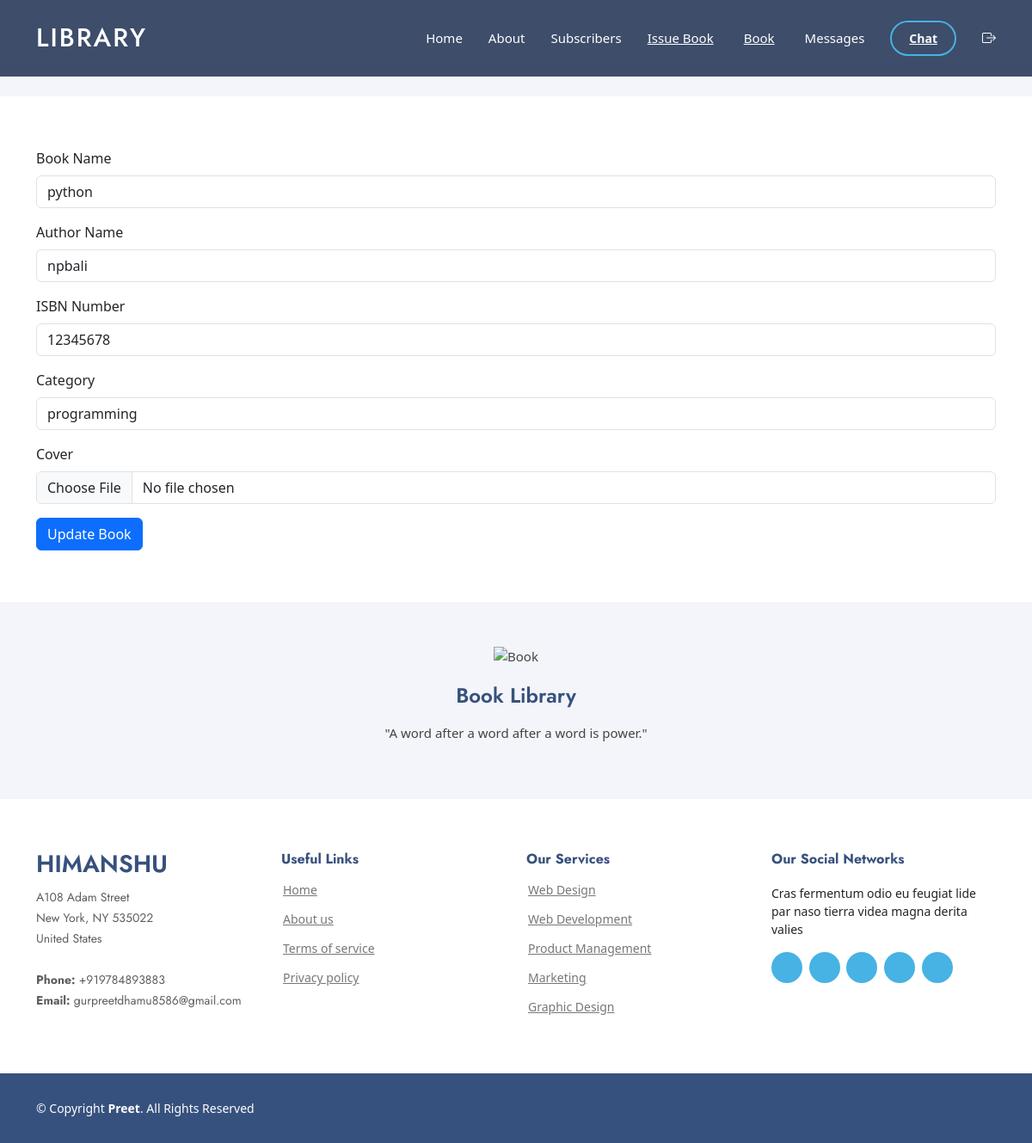
Page /edit_book/edit_book1/12345678/ (signed in) on the committed database.
### accounts/models.py (models this page shows, shortened)
class Book(models.Model):
    name = models.CharField(max_length=200)
    author = models.CharField(max_length=200)
    isbn = models.PositiveIntegerField()
    category = models.CharField(max_length=50)
    cover = models.ImageField(upload_to='', null=True, blank=True)
    status =models.CharField(max_length=10,default='N')

### accounts/views.py (the view, shortened to what this page needs)
# urls.py: path('edit_book/edit_book1/<isbn>/',edit_book1,name="edit_book1"),
@login_required
def edit_book1(request,isbn):
    book=Book.objects.filter(isbn=isbn).first()
    return render(request,'edit_book1.html',{'books':book})

### accounts/templates/edit_book1.html (shortened to what this page needs)
{% extends "home.html" %}
{% block content %}
<form method="post" enctype="multipart/form-data">
    <div class="mb-3">
      <label for="bookname" class="form-label">Book Name</label>
      <input type="text" class="form-control" id="bookname" name="bookname" value="{{books.name}}">
    </div>
    <div class="mb-3">
        <label for="authorname" class="form-label">Author Name</label>
        <input type="text" class="form-control" id="authorname" name="authorname" value="{{books.author}}">
    </div>
    <div class="mb-3">
        <label for="isbnnumber" class="form-label">ISBN Number</label>
        <input type="number" class="form-control" id="isbnnumber" name="isbnnumber" value="{{books.isbn}}">
    </div>
    <div class="mb-3">
        <label for="category" class="form-label">Category</label>
        <input type="text" class="form-control" id="category" name="category" value="{{books.category}}">
    </div>
    <div class="mb-3">
      <label for="category" class="form-label">Cover</label>
      <input type="file" class="form-control" id="cover" name="cover">
  </div>
  <button pe="submit" class="btn btn-primary">Update Book</button>
</form>
{% endblock %}

### accounts/templates/home.html (shortened to what this page needs)
<!DOCTYPE html>
<html lang="en">
{% load static%}
<head>
   <link href="{% static 'assets/css/style.css'%}" rel="stylesheet">
   <link href="https://cdn.jsdelivr.net/npm/bootstrap@5.3.0-alpha2/dist/css/bootstrap.min.css" rel="stylesheet">
</head>
<body>
  <header id="header" class="fixed-top header-inner-pages">
    <div class="container d-flex align-items-center">
      <h1 class="logo me-auto" ><a href="index.html" style="text-decoration: none;">LIBRARY</a></h1>
      <nav id="navbar" class="navbar">
        <ul style="margin-left: 248px;">
          <li><a class="nav-link scrollto " href="/home">Home</a></li>
          <li><a class="nav-link scrollto" href="#footer">About</a></li>
          <li><a class="nav-link scrollto" href="/view_subscribers">Subscribers</a></li>
          <li class="dropdown"><a href="#"><span>Issue Book</span> </a>
          </li>
          <li class="dropdown"><a href="#"><span>Book</span> </a>
          </li>
          <li><a class="nav-link scrollto" href="/UListChat">Messages</a></li>
          <li><a class="getstarted scrollto" href="/UCreateChat">Chat</a></li>
          <a href="/logout">
            </a>
        </ul>
      </nav>
    </div>
  </header>
  <main id="main">
    <section id="breadcrumbs" class="breadcrumbs">
    </section>
    <section class="inner-page">
      <div class="container">
        {% block content %}
        {% endblock %}
      </div>
    </section>
  </main>
  <footer id="footer">
    <div class="footer-newsletter">
      <div class="container">
        <div class="row justify-content-center">
          <div class="col-lg-6">
            <img width="120" src="https://encrypted-tbn0.gstatic.com/images?q=tbn:ANd9GcRhct9ZGpOhO9eT4OeiCWgqTVxQbFg-obj3_w&usqp=CAU" alt="Book">
            <br><br>
            <h4>Book Library</h4>
            <p>"A word after a word after a word is power."</p>
          </div>
        </div>
      </div>
    </div>
    <div class="footer-top">
      <div class="container">
        <div class="row">
          <div class="col-lg-3 col-md-6 footer-contact">
            <h3>{{request.user.username}}</h3>
            <p>
              A108 Adam Street <br>
              New York, NY 535022<br>
              United States <br><br>
              <strong>Phone:</strong> +919784893883<br>
              <strong>Email:</strong> gurpreetdhamu8586@gmail.com<br>
            </p>
          </div>
          <div class="col-lg-3 col-md-6 footer-links">
            <h4>Useful Links</h4>
            <ul>
              <li> <a href="#">Home</a></li>
              <li> <a href="#">About us</a></li>
              <li> <a href="#">Terms of service</a></li>
              <li> <a href="#">Privacy policy</a></li>
            </ul>
          </div>
          <div class="col-lg-3 col-md-6 footer-links">
            <h4>Our Services</h4>
            <ul>
              <li> <a href="#">Web Design</a></li>
              <li> <a href="#">Web Development</a></li>
              <li> <a href="#">Product Management</a></li>
              <li> <a href="#">Marketing</a></li>
              <li> <a href="#">Graphic Design</a></li>
            </ul>
          </div>
          <div class="col-lg-3 col-md-6 footer-links">
            <h4>Our Social Networks</h4>
            <p>Cras fermentum odio eu feugiat lide par naso tierra videa magna derita valies</p>
            <div class="social-links mt-3">
              <a href="#" class="twitter"></a>
              <a href="#" class="facebook"></a>
              <a href="#" class="instagram"></a>
              <a href="#" class="google-plus"></a>
              <a href="#" class="linkedin"></a>
            </div>
          </div>
        </div>
      </div>
    </div>
    <div class="container footer-bottom clearfix">
      <div class="copyright">
        &copy; Copyright <strong><span>Preet</span></strong>. All Rights Reserved
      </div>
    </div>
  </footer>
</body>
</html>

### accounts/static/assets/css/style.css (style rules this page uses)
body { font-family: "Open Sans", sans-serif; color: #444444; }
a { color: #47b2e4; text-decoration: none; }
h1, h2, h3, h4, h5, h6 { font-family: "Jost", sans-serif; }
#header { transition: all 0.5s; z-index: 997; padding: 15px 0; }
#header.header-scrolled, #header.header-inner-pages { background: rgba(40, 58, 90, 0.9); }
#header .logo { font-size: 30px; margin: 0; padding: 0; line-height: 1; font-weight: 500; letter-spacing: 2px; text-transform: uppercase; }
#header .logo a { color: #fff; }
.navbar { padding: 0; }
.navbar ul { margin: 0; padding: 0; display: flex; list-style: none; align-items: center; }
.navbar li { position: relative; }
.navbar a, .navbar a:focus { display: flex; align-items: center; justify-content: space-between; padding: 10px 0 10px 30px; font-size: 15px; font-weight: 500; color: #fff; white-space: nowrap; transition: 0.3s; }
.navbar .getstarted, .navbar .getstarted:focus { padding: 8px 20px; margin-left: 30px; border-radius: 50px; color: #fff; font-size: 14px; border: 2px solid #47b2e4; font-weight: 600; }
section { padding: 60px 0; overflow: hidden; }
.breadcrumbs { padding: 15px 0; background: #f3f5fa; min-height: 40px; margin-top: 72px; }
#footer { font-size: 14px; background: #37517e; }
#footer .footer-newsletter { padding: 50px 0; background: #f3f5fa; text-align: center; font-size: 15px; color: #444444; }
#footer .footer-newsletter h4 { font-size: 24px; margin: 0 0 20px 0; padding: 0; line-height: 1; font-weight: 600; color: #37517e; }
#footer .footer-top { padding: 60px 0 30px 0; background: #fff; }
#footer .footer-top .footer-contact { margin-bottom: 30px; }
#footer .footer-top .footer-contact h3 { font-size: 28px; margin: 0 0 10px 0; padding: 2px 0 2px 0; line-height: 1; text-transform: uppercase; font-weight: 600; color: #37517e; }
#footer .footer-top .footer-contact p { font-size: 14px; line-height: 24px; margin-bottom: 0; font-family: "Jost", sans-serif; color: #5e5e5e; }
#footer .footer-top h4 { font-size: 16px; font-weight: bold; color: #37517e; position: relative; padding-bottom: 12px; }
#footer .footer-top .footer-links { margin-bottom: 30px; }
#footer .footer-top .footer-links ul { list-style: none; padding: 0; margin: 0; }
#footer .footer-top .footer-links ul li { padding: 10px 0; display: flex; align-items: center; }
#footer .footer-top .footer-links ul li:first-child { padding-top: 0; }
#footer .footer-top .footer-links ul a { color: #777777; transition: 0.3s; display: inline-block; line-height: 1; }
#footer .footer-top .social-links a { font-size: 18px; display: inline-block; background: #47b2e4; color: #fff; line-height: 1; padding: 8px 0; margin-right: 4px; border-radius: 50%; text-align: center; width: 36px; height: 36px; transition: 0.3s; }
#footer .footer-bottom { padding-top: 30px; padding-bottom: 30px; color: #fff; }
#footer .copyright { float: left; }

### rows in the picture
Book: bookname "python", authorname "npbali", isbnnumber "12345678", category "programming"

### other values in the picture
{{ request.user.username }} "HIMANSHU"
